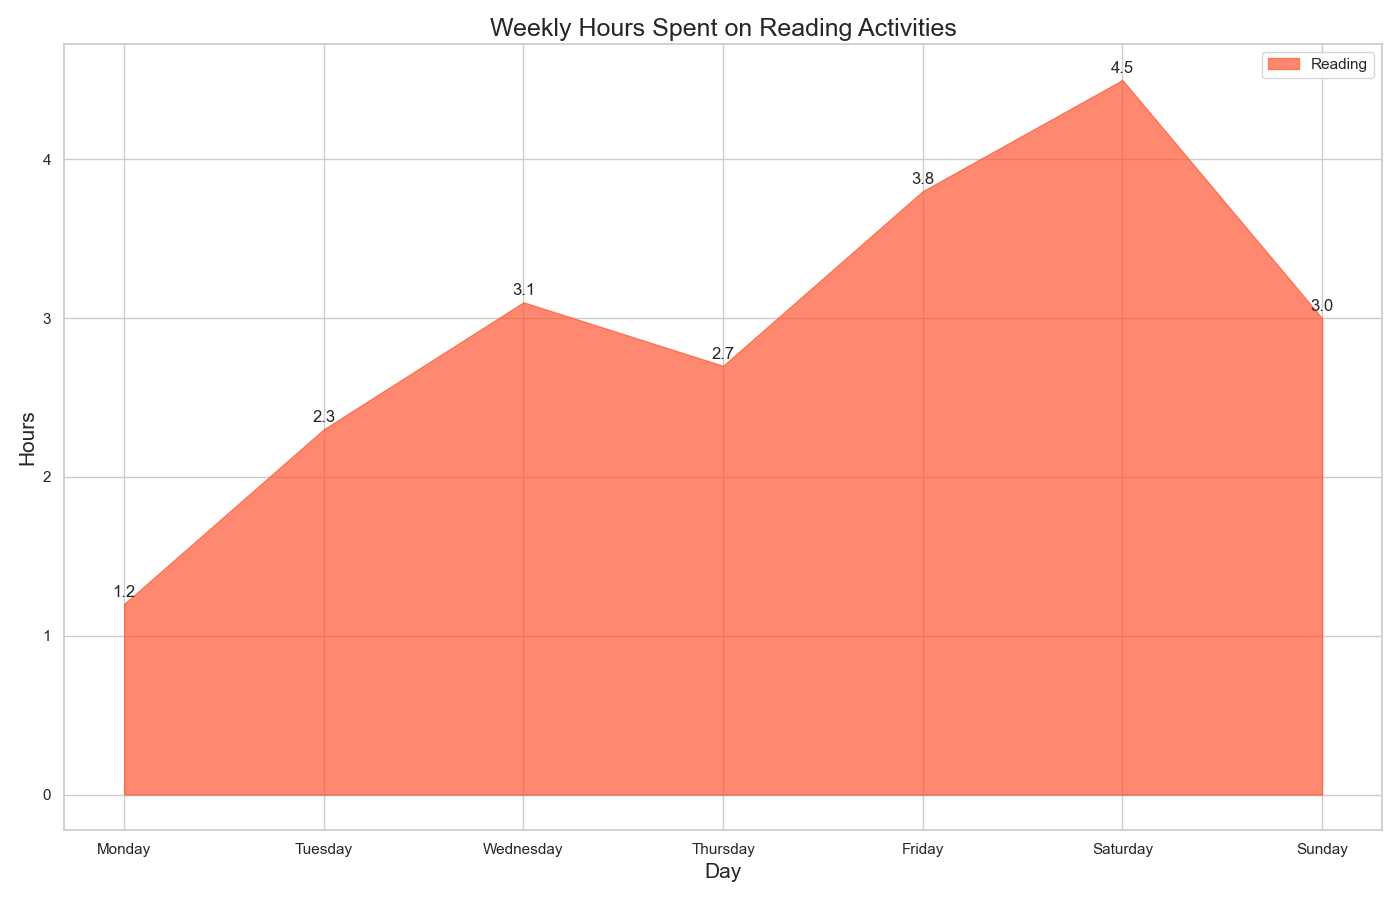

Here is the Python script that generated this plot:
import matplotlib.pyplot as plt
import pandas as pd

data = {
    'Day': ['Monday', 'Tuesday', 'Wednesday', 'Thursday', 'Friday', 'Saturday', 'Sunday'],
    'Reading': [1.2, 2.3, 3.1, 2.7, 3.8, 4.5, 3.0]
}

df = pd.DataFrame(data)

fig, ax = plt.subplots(figsize=(14, 9))

ax.fill_between(df['Day'], df['Reading'], color='#ff5733', alpha=0.7, label='Reading')

for i, txt in enumerate(df['Reading']):
    ax.annotate(txt, (df['Day'][i], df['Reading'][i]), textcoords="offset points", xytext=(0, 5), ha='center')

ax.set_title('Weekly Hours Spent on Reading Activities', fontsize=18)
ax.set_xlabel('Day', fontsize=15)
ax.set_ylabel('Hours', fontsize=15)
ax.legend(loc='upper right')

plt.tight_layout()
plt.show()
